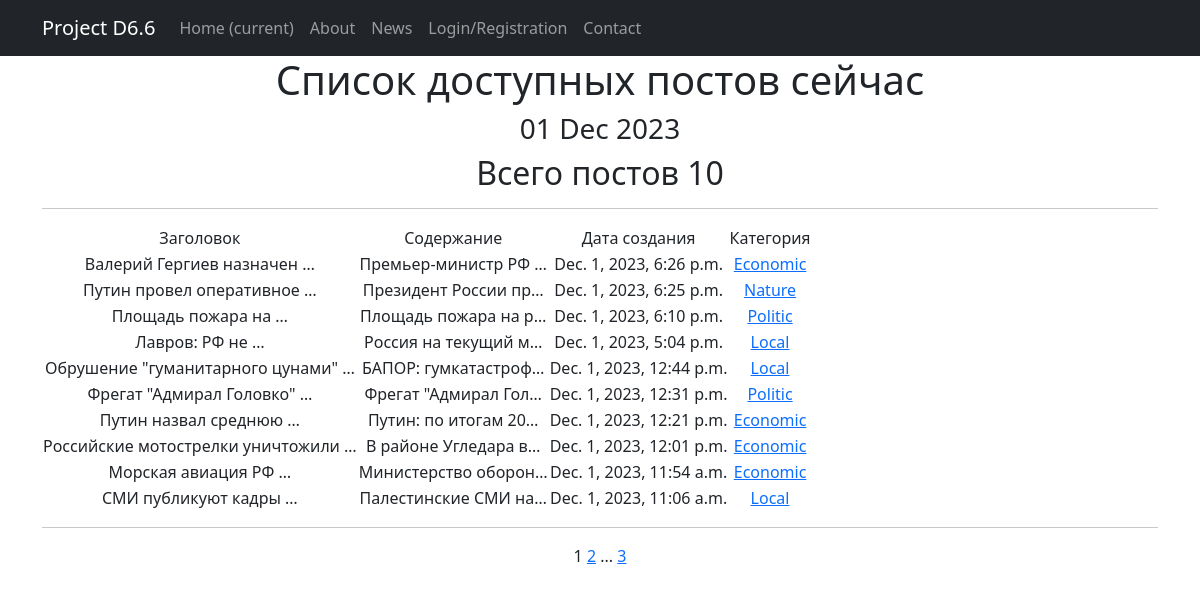
Page /news/ on the committed database.
### news/models.py (models this page shows, shortened)
class Post(models.Model):  # класс Post
    news = 'NE'
    article = 'AR'
    CATSELECT = [
        (news, 'Новость'),
        (article, 'Статья')
    ]
    objects = None
    author = models.ForeignKey(Author, on_delete=models.CASCADE)  # связь «один ко многим» с моделью Author
    time_in = models.DateTimeField(auto_now_add=True)  # автоматическое присвоение даты и времени создания
    title = models.CharField(max_length=255)  # длина заголовка
    choice_field = models.CharField(max_length=2, choices=CATSELECT)  # поле выбора категории новость/статья
    content = models.TextField()  # содержание статьи/новости
    rating = models.IntegerField(default=0)  # рейтинг статьи/новости
    category = models.ManyToManyField(Category, through='PostCategory', related_name='PostCategory')  # связь «многие ко многим» с моделью Category (с дополнительной моделью PostCategory)

class Category(models.Model):  # класс Категорий
    objects = None
    name = models.CharField(max_length=128, unique=True)  # максмиальная длина 128 знаков, уникальное поле
    subscribers = models.ManyToManyField(User, blank=True, related_name='categories')
    def __str__(self):
        return self.name.title()

### news/views.py (the view)
# urls.py: path('', PostList.as_view(), name='post_list'),
class PostList(ListView):
    model = Post
    ordering = '-time_in'
    template_name = 'posts.html'
    context_object_name = 'posts'
    paginate_by = 10  # вот так мы можем указать количество записей на странице
    def get_queryset(self):
        queryset = super().get_queryset()
        self.filterset = PostFilter(self.request.GET, queryset)
        return self.filterset.qs
    def get_context_data(self, **kwargs):
        context = super().get_context_data(**kwargs)
        context['time_in'] = datetime.utcnow()
        context['categories'] = Category.objects.all()
        return context

### news/templatetags/custom_filters.py (called while the page is built)
@register.filter()
def censor(value, censored_words=BAD_WORDS, symbols=SYMBOLS):
    if isinstance(value, str):
        for i in value.split():
            count = 0
            if not i.isalnum():
                for j in symbols:
                    if j in i:
                        count += 1
            if i[:len(i) - count].lower() in censored_words:
                value = value.replace(i[:len(i) - count], i[0] + '*' * (len(i) - 1 - count))
    else:
        try:
            raise AttributeError
        except AttributeError:
            print("AttributeError")
    return value

### templates/posts.html (shortened to what this page needs)
{% extends 'flatpages/default.html' %}
{% load static %}
{% load custom_filters %}
{% block content %}
<link rel="stylesheet" type='text/css' href="{% static 'css/styles.css' %}">
   <h1>Список доступных постов сейчас</h1>
   <h3>{{ time_in|date:'d M Y' }}</h3>
   <h2>Всего постов {{ posts|length }}</h2>
   <hr>
   {% if posts %}
       <table>
           <tr class="table-head">
               <td>Заголовок</td>
               <td>Содержание</td>
               <td>Дата создания</td>
               <td>Категория</td>
           </tr>
           {% for post in posts %}
		   <tr>
               <td>{{ post.title|censor|truncatewords:3 }}</td>
               <td>{{ post.content|censor|truncatechars:20 }}</td>
               <td>{{ post.time_in }}</td>
               <td>{% for category in post.category.all %}
                   <a href="{% url 'categories' category.id%}"> {{ category }}</a>
                   {% endfor %}
                </td>
		   </tr>
		   {% endfor %}
       </table>
   {% else %}
       <h2>Сообщений нет!</h2>
   {% endif %}
<hr>
   {{ page_obj.number }}
   {% if page_obj.has_next %}
       <a href="?page={{ page_obj.next_page_number }}">{{ page_obj.next_page_number }}</a>
       {% if paginator.num_pages != page_obj.next_page_number %}
           ...
           <a href="?page={{ page_obj.paginator.num_pages }}">{{ page_obj.paginator.num_pages }}</a>
       {% endif %}
   {% endif %}
{% endblock content %}

### rows in the picture
Post: title|censor "Валерий Гергиев назначен …", content|censor "Премьер-министр РФ …", time_in "Dec. 1, 2023, 6:26 p.m."
Category: name "Economic"
Post: title|censor "Путин провел оперативное …", content|censor "Президент России пр…", time_in "Dec. 1, 2023, 6:25 p.m."
Category: name "Nature"
Post: title|censor "Площадь пожара на …", content|censor "Площадь пожара на р…", time_in "Dec. 1, 2023, 6:10 p.m."
Category: name "Politic"
Post: title|censor "Лавров: РФ не …", content|censor "Россия на текущий м…", time_in "Dec. 1, 2023, 5:04 p.m."
Category: name "Local"
Post: title|censor "Обрушение \"гуманитарного цунами\" …", content|censor "БАПОР: гумкатастроф…", time_in "Dec. 1, 2023, 12:44 p.m."
Post: title|censor "Фрегат \"Адмирал Головко\" …", content|censor "Фрегат \"Адмирал Гол…", time_in "Dec. 1, 2023, 12:31 p.m."
Post: title|censor "Путин назвал среднюю …", content|censor "Путин: по итогам 20…", time_in "Dec. 1, 2023, 12:21 p.m."
Post: title|censor "Российские мотострелки уничтожили …", content|censor "В районе Угледара в…", time_in "Dec. 1, 2023, 12:01 p.m."
Post: title|censor "Морская авиация РФ …", content|censor "Министерство оборон…", time_in "Dec. 1, 2023, 11:54 a.m."
Post: title|censor "СМИ публикуют кадры …", content|censor "Палестинские СМИ на…", time_in "Dec. 1, 2023, 11:06 a.m."

### other values in the picture
{{ time_in|date:'d M Y' }} "01 Dec 2023"
{{ posts|length }} "10"
{{ page_obj.number }} "1"
{{ page_obj.next_page_number }} "2"
{{ page_obj.paginator.num_pages }} "3"
